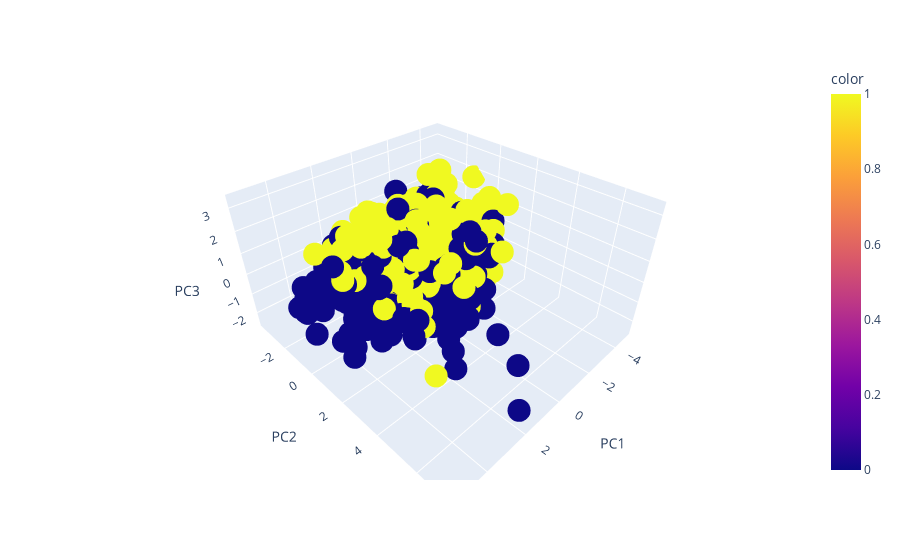

This figure's notebook cell:
### Code cell
import plotly.express as px

fig = px.scatter_3d(x_train_scaled, x='PC1', y='PC2', z='PC3',color=y_train)
fig.show()

### Figure 1 — Plotly figure (JSON) as saved in the notebook; plotly's stock layout.template omitted (floating-point values rounded to 4 significant figures; data arrays with more than 128 entries replaced by an {"elided": "..."} marker saying what was removed)
{"data": [{"hovertemplate": "PC1=%{x}<br>PC2=%{y}<br>PC3=%{z}<br>color=%{marker.color}<extra></extra>", "legendgroup": "", "marker": {"color": {"elided": "1395 int values"}, "coloraxis": "coloraxis", "symbol": "circle"}, "mode": "markers", "name": "", "scene": "scene", "showlegend": false, "type": "scatter3d", "x": {"elided": "1395 float values"}, "y": {"elided": "1395 float values"}, "z": {"elided": "1395 float values"}}], "layout": {"coloraxis": {"colorbar": {"title": {"text": "color"}}, "colorscale": [[0, "#0d0887"], [0.1111, "#46039f"], [0.2222, "#7201a8"], [0.3333, "#9c179e"], [0.4444, "#bd3786"], [0.5556, "#d8576b"], [0.6667, "#ed7953"], [0.7778, "#fb9f3a"], [0.8889, "#fdca26"], [1, "#f0f921"]]}, "legend": {"tracegroupgap": 0}, "margin": {"t": 60}, "scene": {"domain": {"x": [0, 1], "y": [0, 1]}, "xaxis": {"title": {"text": "PC1"}}, "yaxis": {"title": {"text": "PC2"}}, "zaxis": {"title": {"text": "PC3"}}}}}
